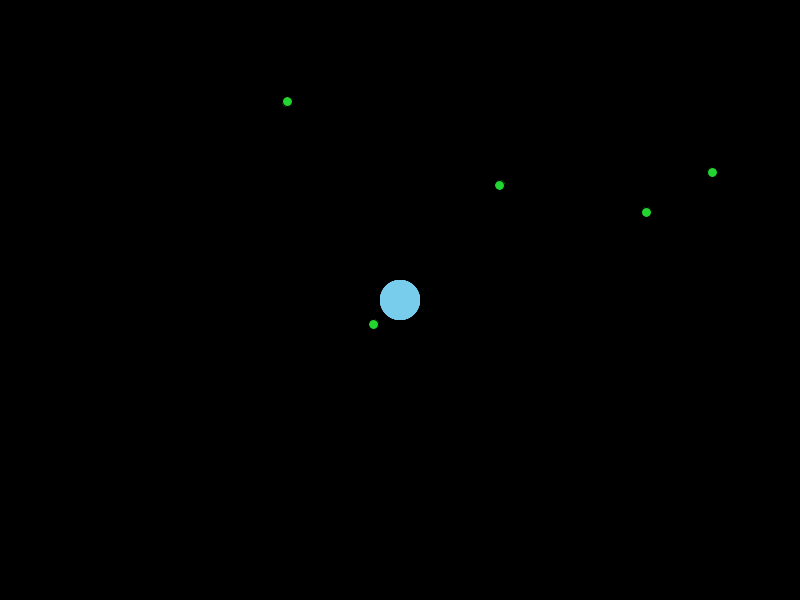
Frame 1 (no input)
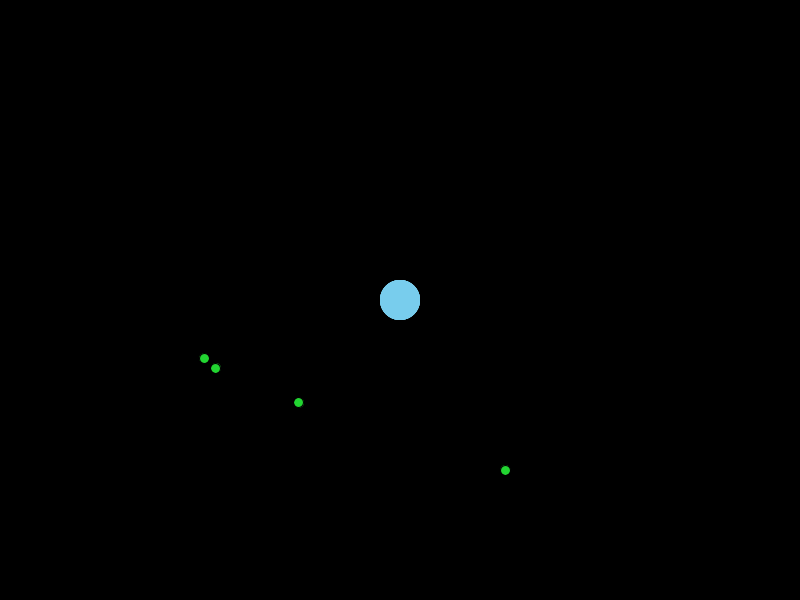
Frame 60 (the mouse pressed at the canvas centre just before this capture)
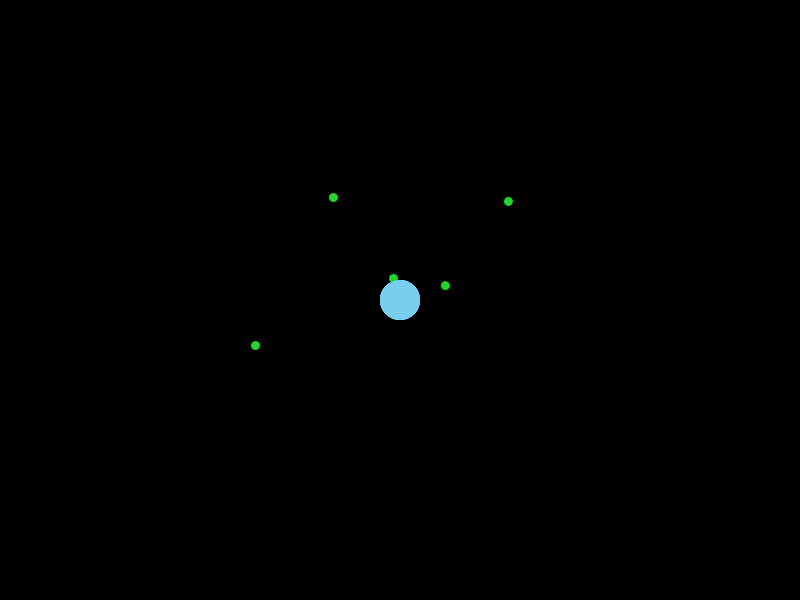
Frame 120 (the mouse held since frame 60 and released just before this capture)

The Processing sketch that drew these frames (run headless with seeded random() and noise(); from frame 60 on, the mouse is pressed at the canvas centre):

// Processing sketch: Atome
// ── Atome.pde

Mover[] movers = new Mover[5];

Attractor atom;

long lastMillis = 0L;

void setup() {
  size(800, 600);

  for ( int i = 0; i < movers.length; i++ ) {
    movers[i] = new Mover(random(50, 750), random(50, 550), new PVector(0, 10));
  }

  atom = new Attractor(400, 300, 80);
}

void draw() {
  background(0);
  
  float delta = (millis()-lastMillis) / 1000.0;
  lastMillis = millis();

  for ( Mover mover : movers ) {
    atom.attract(mover);  //<>//
    mover.update(delta);
  }

  for ( Mover mover : movers ) {
    atom.draw();
    mover.draw();
  }
}

// ── Attractor.pde
/**
 * Gravitationsquelle in der Simulation.
 * <p>
 * Eine Gravitationsquelle zieht mit einer Anziehungskraft proportional zu
 * seiner Masse alle {@link Mover}-Objekte an. Dabei kommt die Newtonsche
 * Gravitationsformel zur Anwendung.
 * <p>
 * Ein <code>Attractor</code> ist auch ein {@link Mover} und wird von anderen
 * Gravitationsquellen beeinflusst. Dieses Verhalten kann durch Setzen von
 * <code>setMovable(false)</code> abgeschaltet werden.
 */
public class Attractor {

  /**
   * Gravitationskonstante
   * <p>
   * Beeinflusst die Stärke der Anziehungskraft der {@link Attractor}en.
   */
  public static final float G = 1.0;

  /**
   * Größe der Objekte in der Simulation.
   */
  public static final int SIZE = 40;
  
  /**
   * Masse des Objektes.
   */
  protected float mass = 4.0;

  /**
   * Momentane position des Objektes.
   */
  private PVector position;
  
  private float size = SIZE;

  /**
   * Erstellt einen <code>Attractor</code> an der angegebenen Position mit der angegebenen
   * Masse.
   *
   * @param pX    x-Koordinate des Objektes.
   * @param pY    y-Koordinate des Objektes.
   * @param pMass Masse des Objektes.
   */
  public Attractor( float pX, float pY, float pMass ) {
    position = new PVector(pX, pY);
    mass = pMass;
  }

  /**
   * Wendet die Anziehungskraft des <code>Attractor</code> auf einen
   * <code>Mover</code> an.
   *
   * @param pMover Das Objekt, das angezogen wird.
   */
  public void attract( Mover pMover ) {
    PVector force = this.position.copy();
    force.sub(pMover.getPosition());
    
    float dist = constrain(force.magSq(), 0.01, 4 * G); 
    float v = (G * mass * pMover.getMass()) / dist;
    force.setMag(v);
    pMover.applyForce(force);
  }

  public void draw() {
    noStroke();
    fill(120, 205, 237);
    circle(position.x, position.y, size);
  }

}

// ── Mover.pde
public class Mover {

  /**
   * Größe der Objekte in der Simulation.
   */
  public static final int SIZE = 10;
  
  /**
   * Masse des Objektes.
   */
  protected float mass = 1.0;

  /**
   * Momentane position des Objektes.
   */
  private PVector position;

  /**
   * Momentane Geschwindigkeit des Objektes.
   */
  private PVector velocity;

  /**
   * Momentane Beschleunigung des Objektes.
   */
  private PVector acceleration = new PVector();
  
  private float size = SIZE;

  /**
   * Erstellt einen Mover an der angegebenen Position mit der momentanen
   * Geschwindigkeit <code>(0, 0)</code>.
   *
   * @param pX x-Position des Objektes.
   * @param pY y-Position des Objektes.
   */
  public Mover( float pX, float pY ) {
    this(pX, pY, new PVector());
  }


  /**
   * Erstellt einen <code>Attractor</code> an der angegebenen Position mit der angegebenen
   * Masse.
   *
   * @param pX    x-Koordinate des Objektes.
   * @param pY    y-Koordinate des Objektes.
   * @param pMass Masse des Objektes.
   */
  public Mover( float pX, float pY, float pMass ) {
    this(pX, pY, pMass, new PVector());
  }

  /**
   * Erstellt einen Mover an der angegebenen Position mit der angegebenen
   * Initialgeschwindigkeit.
   *
   * @param pX        x-Position des Objektes.
   * @param pY        y-Position des Objektes.
   * @param pVelocity Momentane Geschwindigkeit des Objektes.
   */
  public Mover( float pX, float pY, PVector pVelocity ) {
    position = new PVector(pX, pY);
    velocity = pVelocity.copy();
  }

  /**
   * Erstellt einen <code>Attractor</code> an der angegebenen Position
   *
   * @param pX        x-Koordinate des Objektes.
   * @param pY        y-Koordinate des Objektes.
   * @param pMass     Masse des Objektes.
   * @param pVelocity Initialgeschwindigkeit des Objektes.
   */
  public Mover( float pX, float pY, float pMass, PVector pVelocity ) {
    position = new PVector(pX, pY);
    mass = pMass;
    velocity = pVelocity.copy();
  }

  /**
   * Gibt die Masse des Objektes zurück.
   *
   * @return Die Masse des Objektes.
   */
  public float getMass() {
    return mass;
  }
  
  public PVector getPosition() {
    return position;
  }

  /**
   * Gibt die momentane Geschwindigkeit zurück.
   * @return Die momentane Geschwindigkeit als Vektor.
   */
  public PVector getVelocity() {
    return velocity;
  }

  /**
   * Setzt die momentane Geschwindigkeit des Objektes.
   *
   * @param pDx Momentane Geschwindigkeit in x-Richtung.
   * @param pDy Momentane Geschwindigkeit in y-Richtung.
   */
  public void setVelocity( float pDx, float pDy ) {
    velocity.set(pDx, pDy);
  }

  /**
   * Addiert eine Kraft zur momentanen Beschleunigung des Objektes. Die
   * Beschleunigung wird einmal pro Update auf die Geschwindigkeit angewandt
   * und dann wieder auf <code>(0, 0)</code> gesetzt.
   *
   * @param force Ein Vektor, der die Kraft darstellt.
   */
  public void applyForce( PVector force ) {
    acceleration.add(force);
  }

  /**
   * Aktualisiert die momentante Geschwindigkeit und Position des Objektes und
   * setzt die Beschleunigung zurück.
   *
   * @param delta Zeitintervall seit dem letzten Aufruf (in Sekunden).
   */
  public void update( float delta ) {
    velocity.add(acceleration);
    acceleration.mult(0.0);

    this.position.x += velocity.x * delta;
    this.position.y += velocity.y * delta;
  }

  public void draw() {
    stroke(0);
    fill(34, 213, 49);
    circle(position.x, position.y, size);
  }

}
